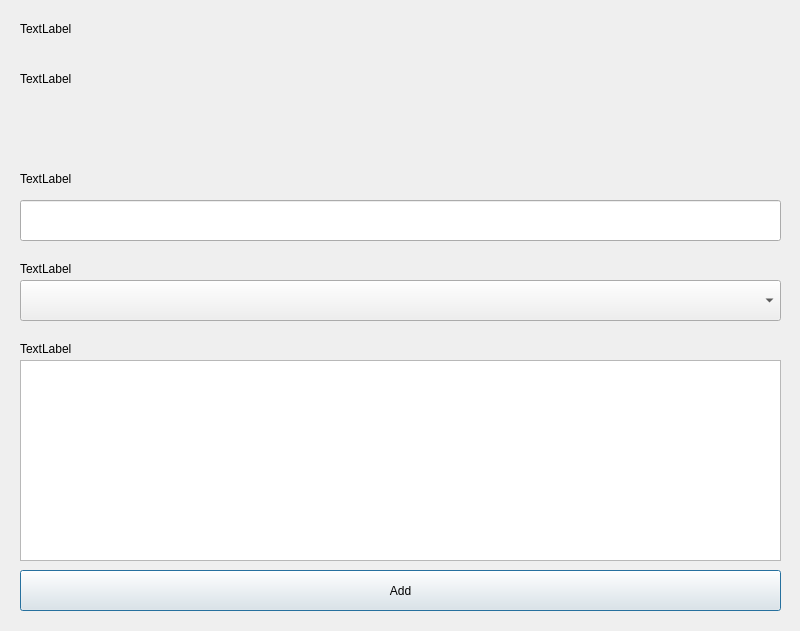
<?xml version="1.0" encoding="UTF-8"?>
<ui version="4.0">
 <class>DialogCreateNote</class>
 <widget class="QDialog" name="DialogCreateNote">
  <property name="geometry">
   <rect>
    <x>0</x>
    <y>0</y>
    <width>800</width>
    <height>631</height>
   </rect>
  </property>
  <property name="windowTitle">
   <string>Dialog</string>
  </property>
  <widget class="QWidget" name="TitleWidget" native="true">
   <property name="geometry">
    <rect>
     <x>10</x>
     <y>10</y>
     <width>781</width>
     <height>41</height>
    </rect>
   </property>
   <widget class="QLabel" name="HeadlineLabel">
    <property name="geometry">
     <rect>
      <x>10</x>
      <y>10</y>
      <width>67</width>
      <height>17</height>
     </rect>
    </property>
    <property name="text">
     <string>TextLabel</string>
    </property>
   </widget>
  </widget>
  <widget class="QWidget" name="DialogCreatorWidget" native="true">
   <property name="geometry">
    <rect>
     <x>10</x>
     <y>160</y>
     <width>781</width>
     <height>461</height>
    </rect>
   </property>
   <widget class="QLabel" name="WhatIsYourNewNoteNameLabel">
    <property name="geometry">
     <rect>
      <x>10</x>
      <y>10</y>
      <width>67</width>
      <height>17</height>
     </rect>
    </property>
    <property name="text">
     <string>TextLabel</string>
    </property>
   </widget>
   <widget class="QLineEdit" name="NoteNamelineEdit">
    <property name="geometry">
     <rect>
      <x>10</x>
      <y>40</y>
      <width>761</width>
      <height>41</height>
     </rect>
    </property>
   </widget>
   <widget class="QPushButton" name="AddNoteButton">
    <property name="geometry">
     <rect>
      <x>10</x>
      <y>410</y>
      <width>761</width>
      <height>41</height>
     </rect>
    </property>
    <property name="text">
     <string>Add</string>
    </property>
   </widget>
   <widget class="QTextEdit" name="NoteBodytextEdit">
    <property name="geometry">
     <rect>
      <x>10</x>
      <y>200</y>
      <width>761</width>
      <height>201</height>
     </rect>
    </property>
   </widget>
   <widget class="QLabel" name="WhatIsYourNewNoteDescription">
    <property name="geometry">
     <rect>
      <x>10</x>
      <y>180</y>
      <width>67</width>
      <height>17</height>
     </rect>
    </property>
    <property name="text">
     <string>TextLabel</string>
    </property>
   </widget>
   <widget class="QLabel" name="SelectParentNotebook">
    <property name="geometry">
     <rect>
      <x>10</x>
      <y>100</y>
      <width>67</width>
      <height>17</height>
     </rect>
    </property>
    <property name="text">
     <string>TextLabel</string>
    </property>
   </widget>
   <widget class="QComboBox" name="ParentNotebookSelector">
    <property name="geometry">
     <rect>
      <x>10</x>
      <y>120</y>
      <width>761</width>
      <height>41</height>
     </rect>
    </property>
   </widget>
  </widget>
  <widget class="QWidget" name="widget" native="true">
   <property name="geometry">
    <rect>
     <x>10</x>
     <y>60</y>
     <width>781</width>
     <height>91</height>
    </rect>
   </property>
   <widget class="QLabel" name="DialogDescriptionText">
    <property name="geometry">
     <rect>
      <x>10</x>
      <y>10</y>
      <width>67</width>
      <height>17</height>
     </rect>
    </property>
    <property name="text">
     <string>TextLabel</string>
    </property>
   </widget>
  </widget>
 </widget>
 <resources/>
 <connections/>
</ui>
